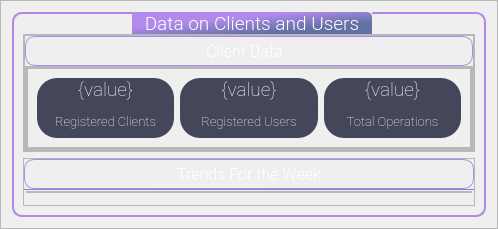
                        <widget class="QFrame" name="frame_103">
                         <property name="minimumSize">
                          <size>
                           <width>320</width>
                           <height>0</height>
                          </size>
                         </property>
                         <property name="frameShape">
                          <enum>QFrame::StyledPanel</enum>
                         </property>
                         <property name="frameShadow">
                          <enum>QFrame::Raised</enum>
                         </property>
                         <layout class="QHBoxLayout" name="horizontalLayout_16">
                          <item>
                           <widget class="QGroupBox" name="groupBox_6">
                            <property name="font">
                             <font>
                              <family>Roboto Light</family>
                              <pointsize>14</pointsize>
                             </font>
                            </property>
                            <property name="styleSheet">
                             <string notr="true">QGroupBox{margin-top: 5ex;
		border: 2px solid rgb(175, 137, 233);
		border-radius: 10px;
}
QGroupBox::title {
    subcontrol-origin: margin;
    subcontrol-position: top center; /* position at the top center */
    padding: 0px 10px;
    background-color:qlineargradient(spread:pad, x1:0.125, y1:0.562409, x2:0.51, y2:0.95, stop:0.00627353 rgba(178, 138, 236, 255), stop:0.984012 rgba(98, 114, 164, 255));
	border-top-right-radius: 5px;
	font: 25 26pt &quot;Roboto Light&quot;;    color:white;
}</string>
                            </property>
                            <property name="title">
                             <string>Data on Clients and Users</string>
                            </property>
                            <layout class="QVBoxLayout" name="verticalLayout_13">
                             <property name="topMargin">
                              <number>20</number>
                             </property>
                             <item>
                              <widget class="QFrame" name="frame_19">
                               <property name="frameShape">
                                <enum>QFrame::StyledPanel</enum>
                               </property>
                               <property name="frameShadow">
                                <enum>QFrame::Raised</enum>
                               </property>
                               <layout class="QHBoxLayout" name="horizontalLayout_44">
                                <property name="spacing">
                                 <number>0</number>
                                </property>
                                <property name="leftMargin">
                                 <number>0</number>
                                </property>
                                <property name="topMargin">
                                 <number>0</number>
                                </property>
                                <property name="rightMargin">
                                 <number>0</number>
                                </property>
                                <property name="bottomMargin">
                                 <number>0</number>
                                </property>
                                <item>
                                 <widget class="QFrame" name="frame_65">
                                  <property name="minimumSize">
                                   <size>
                                    <width>450</width>
                                    <height>0</height>
                                   </size>
                                  </property>
                                  <property name="maximumSize">
                                   <size>
                                    <width>16777215</width>
                                    <height>16777215</height>
                                   </size>
                                  </property>
                                  <property name="frameShape">
                                   <enum>QFrame::StyledPanel</enum>
                                  </property>
                                  <property name="frameShadow">
                                   <enum>QFrame::Raised</enum>
                                  </property>
                                  <layout class="QVBoxLayout" name="verticalLayout_61">
                                   <property name="spacing">
                                    <number>0</number>
                                   </property>
                                   <property name="leftMargin">
                                    <number>0</number>
                                   </property>
                                   <property name="topMargin">
                                    <number>0</number>
                                   </property>
                                   <property name="rightMargin">
                                    <number>0</number>
                                   </property>
                                   <property name="bottomMargin">
                                    <number>0</number>
                                   </property>
                                   <item>
                                    <widget class="QFrame" name="frame_79">
                                     <property name="minimumSize">
                                      <size>
                                       <width>0</width>
                                       <height>30</height>
                                      </size>
                                     </property>
                                     <property name="maximumSize">
                                      <size>
                                       <width>16777215</width>
                                       <height>30</height>
                                      </size>
                                     </property>
                                     <property name="styleSheet">
                                      <string notr="true">QFrame{
	border: 1px solid rgb(175, 137, 233);
    border-radius: 10px;
}</string>
                                     </property>
                                     <property name="frameShape">
                                      <enum>QFrame::StyledPanel</enum>
                                     </property>
                                     <property name="frameShadow">
                                      <enum>QFrame::Raised</enum>
                                     </property>
                                     <layout class="QHBoxLayout" name="horizontalLayout_85">
                                      <property name="spacing">
                                       <number>0</number>
                                      </property>
                                      <property name="leftMargin">
                                       <number>0</number>
                                      </property>
                                      <property name="topMargin">
                                       <number>0</number>
                                      </property>
                                      <property name="bottomMargin">
                                       <number>0</number>
                                      </property>
                                      <item>
                                       <widget class="QLabel" name="allbooksLable_9">
                                        <property name="font">
                                         <font>
                                          <family>Roboto Light</family>
                                          <pointsize>12</pointsize>
                                         </font>
                                        </property>
                                        <property name="styleSheet">
                                         <string notr="true">color:white;
border:none;</string>
                                        </property>
                                        <property name="text">
                                         <string>Client Data</string>
                                        </property>
                                        <property name="alignment">
                                         <set>Qt::AlignCenter</set>
                                        </property>
                                       </widget>
                                      </item>
                                     </layout>
                                    </widget>
                                   </item>
                                   <item>
                                    <widget class="QFrame" name="frame_80">
                                     <property name="frameShape">
                                      <enum>QFrame::StyledPanel</enum>
                                     </property>
                                     <property name="frameShadow">
                                      <enum>QFrame::Raised</enum>
                                     </property>
                                     <layout class="QVBoxLayout" name="verticalLayout_62">
                                      <property name="spacing">
                                       <number>0</number>
                                      </property>
                                      <property name="leftMargin">
                                       <number>0</number>
                                      </property>
                                      <property name="topMargin">
                                       <number>0</number>
                                      </property>
                                      <property name="rightMargin">
                                       <number>0</number>
                                      </property>
                                      <property name="bottomMargin">
                                       <number>0</number>
                                      </property>
                                      <item>
                                       <widget class="QFrame" name="frame_81">
                                        <property name="frameShape">
                                         <enum>QFrame::StyledPanel</enum>
                                        </property>
                                        <property name="frameShadow">
                                         <enum>QFrame::Raised</enum>
                                        </property>
                                        <layout class="QHBoxLayout" name="horizontalLayout_46">
                                         <property name="spacing">
                                          <number>0</number>
                                         </property>
                                         <property name="leftMargin">
                                          <number>0</number>
                                         </property>
                                         <property name="topMargin">
                                          <number>0</number>
                                         </property>
                                         <property name="rightMargin">
                                          <number>0</number>
                                         </property>
                                         <property name="bottomMargin">
                                          <number>0</number>
                                         </property>
                                         <item>
                                          <widget class="QFrame" name="bookCatPie_2">
                                           <layout class="QVBoxLayout" name="verticalLayout_14">
                                            <property name="spacing">
                                             <number>0</number>
                                            </property>
                                            <property name="leftMargin">
                                             <number>0</number>
                                            </property>
                                            <property name="topMargin">
                                             <number>0</number>
                                            </property>
                                            <property name="rightMargin">
                                             <number>0</number>
                                            </property>
                                            <property name="bottomMargin">
                                             <number>0</number>
                                            </property>
                                            <item>
                                             <widget class="QFrame" name="frame_17">
                                              <property name="frameShape">
                                               <enum>QFrame::NoFrame</enum>
                                              </property>
                                              <property name="frameShadow">
                                               <enum>QFrame::Plain</enum>
                                              </property>
                                              <layout class="QHBoxLayout" name="horizontalLayout_24">
                                               <property name="spacing">
                                                <number>0</number>
                                               </property>
                                               <property name="leftMargin">
                                                <number>0</number>
                                               </property>
                                               <property name="topMargin">
                                                <number>0</number>
                                               </property>
                                               <property name="rightMargin">
                                                <number>0</number>
                                               </property>
                                               <property name="bottomMargin">
                                                <number>0</number>
                                               </property>
                                               <item>
                                                <widget class="QWidget" name="pieChart" native="true"/>
                                               </item>
                                               <item>
                                                <widget class="QWidget" name="explodedPie" native="true"/>
                                               </item>
                                              </layout>
                                             </widget>
                                            </item>
                                            <item>
                                             <widget class="QFrame" name="frame_20">
                                              <property name="maximumSize">
                                               <size>
                                                <width>16777215</width>
                                                <height>80</height>
                                               </size>
                                              </property>
                                              <property name="frameShape">
                                               <enum>QFrame::StyledPanel</enum>
                                              </property>
                                              <property name="frameShadow">
                                               <enum>QFrame::Raised</enum>
                                              </property>
                                              <layout class="QHBoxLayout" name="horizontalLayout_51">
                                               <item>
                                                <widget class="QLabel" name="stClients">
                                                 <property name="font">
                                                  <font>
                                                   <family>Roboto Thin</family>
                                                   <pointsize>4</pointsize>
                                                   <weight>50</weight>
                                                   <italic>false</italic>
                                                   <bold>false</bold>
                                                  </font>
                                                 </property>
                                                 <property name="styleSheet">
                                                  <string notr="true">QLabel{
	border-radius: 20px;
	background-color: rgb(68, 71, 90);
	color: white;
}</string>
                                                 </property>
                                                 <property name="text">
                                                  <string>&lt;html&gt;&lt;head/&gt;&lt;body&gt;&lt;p align=&quot;center&quot;&gt;&lt;span style=&quot; font-size:14pt;&quot;&gt;{value}&lt;/span&gt;&lt;/p&gt;&lt;p align=&quot;center&quot;&gt;&lt;span style=&quot; font-size:10pt;&quot;&gt;Registered Clients&lt;/span&gt;&lt;/p&gt;&lt;p&gt;&lt;br/&gt;&lt;/p&gt;&lt;/body&gt;&lt;/html&gt;</string>
                                                 </property>
                                                 <property name="alignment">
                                                  <set>Qt::AlignLeading|Qt::AlignLeft|Qt::AlignVCenter</set>
                                                 </property>
                                                </widget>
                                               </item>
                                               <item>
                                                <widget class="QLabel" name="stUsers">
                                                 <property name="font">
                                                  <font>
                                                   <family>Roboto Thin</family>
                                                   <pointsize>4</pointsize>
                                                   <weight>50</weight>
                                                   <italic>false</italic>
                                                   <bold>false</bold>
                                                  </font>
                                                 </property>
                                                 <property name="styleSheet">
                                                  <string notr="true">QLabel{
	border-radius: 20px;
	background-color: rgb(68, 71, 90);
	color: white;
}</string>
                                                 </property>
                                                 <property name="text">
                                                  <string>&lt;html&gt;&lt;head/&gt;&lt;body&gt;&lt;p align=&quot;center&quot;&gt;&lt;span style=&quot; font-size:14pt;&quot;&gt;{value}&lt;/span&gt;&lt;/p&gt;&lt;p align=&quot;center&quot;&gt;&lt;span style=&quot; font-size:10pt;&quot;&gt;Registered Users&lt;/span&gt;&lt;/p&gt;&lt;p&gt;&lt;br/&gt;&lt;/p&gt;&lt;/body&gt;&lt;/html&gt;</string>
                                                 </property>
                                                 <property name="alignment">
                                                  <set>Qt::AlignLeading|Qt::AlignLeft|Qt::AlignVCenter</set>
                                                 </property>
                                                </widget>
                                               </item>
                                               <item>
                                                <widget class="QLabel" name="stOperations">
                                                 <property name="font">
                                                  <font>
                                                   <family>Roboto Thin</family>
                                                   <pointsize>4</pointsize>
                                                   <weight>50</weight>
                                                   <italic>false</italic>
                                                   <bold>false</bold>
                                                  </font>
                                                 </property>
                                                 <property name="styleSheet">
                                                  <string notr="true">QLabel{
	border-radius: 20px;
	background-color: rgb(68, 71, 90);
	color: white;
}</string>
                                                 </property>
                                                 <property name="text">
                                                  <string>&lt;html&gt;&lt;head/&gt;&lt;body&gt;&lt;p align=&quot;center&quot;&gt;&lt;span style=&quot; font-size:14pt;&quot;&gt;{value}&lt;/span&gt;&lt;/p&gt;&lt;p align=&quot;center&quot;&gt;&lt;span style=&quot; font-size:10pt;&quot;&gt;Total Operations&lt;/span&gt;&lt;/p&gt;&lt;p&gt;&lt;br/&gt;&lt;/p&gt;&lt;/body&gt;&lt;/html&gt;</string>
                                                 </property>
                                                 <property name="alignment">
                                                  <set>Qt::AlignLeading|Qt::AlignLeft|Qt::AlignVCenter</set>
                                                 </property>
                                                </widget>
                                               </item>
                                              </layout>
                                             </widget>
                                            </item>
                                           </layout>
                                          </widget>
                                         </item>
                                        </layout>
                                       </widget>
                                      </item>
                                     </layout>
                                    </widget>
                                   </item>
                                  </layout>
                                 </widget>
                                </item>
                               </layout>
                              </widget>
                             </item>
                             <item>
                              <widget class="QFrame" name="frame_69">
                               <property name="minimumSize">
                                <size>
                                 <width>0</width>
                                 <height>0</height>
                                </size>
                               </property>
                               <property name="frameShape">
                                <enum>QFrame::StyledPanel</enum>
                               </property>
                               <property name="frameShadow">
                                <enum>QFrame::Raised</enum>
                               </property>
                               <layout class="QVBoxLayout" name="verticalLayout_65">
                                <property name="spacing">
                                 <number>0</number>
                                </property>
                                <property name="leftMargin">
                                 <number>0</number>
                                </property>
                                <property name="topMargin">
                                 <number>0</number>
                                </property>
                                <property name="rightMargin">
                                 <number>0</number>
                                </property>
                                <property name="bottomMargin">
                                 <number>0</number>
                                </property>
                                <item>
                                 <widget class="QFrame" name="frame_83">
                                  <property name="minimumSize">
                                   <size>
                                    <width>0</width>
                                    <height>30</height>
                                   </size>
                                  </property>
                                  <property name="maximumSize">
                                   <size>
                                    <width>16777215</width>
                                    <height>30</height>
                                   </size>
                                  </property>
                                  <property name="styleSheet">
                                   <string notr="true">QFrame{
	border: 1px solid rgb(175, 137, 233);
    border-radius: 10px;
}</string>
                                  </property>
                                  <property name="frameShape">
                                   <enum>QFrame::NoFrame</enum>
                                  </property>
                                  <property name="frameShadow">
                                   <enum>QFrame::Raised</enum>
                                  </property>
                                  <layout class="QHBoxLayout" name="horizontalLayout_88">
                                   <property name="spacing">
                                    <number>0</number>
                                   </property>
                                   <property name="leftMargin">
                                    <number>0</number>
                                   </property>
                                   <property name="topMargin">
                                    <number>0</number>
                                   </property>
                                   <property name="rightMargin">
                                    <number>0</number>
                                   </property>
                                   <property name="bottomMargin">
                                    <number>0</number>
                                   </property>
                                   <item>
                                    <widget class="QLabel" name="allbooksLable_38">
                                     <property name="font">
                                      <font>
                                       <family>Roboto Light</family>
                                       <pointsize>12</pointsize>
                                      </font>
                                     </property>
                                     <property name="styleSheet">
                                      <string notr="true">color:white;
border: none;</string>
                                     </property>
                                     <property name="text">
                                      <string>Trends For the Week</string>
                                     </property>
                                     <property name="alignment">
                                      <set>Qt::AlignCenter</set>
                                     </property>
                                    </widget>
                                   </item>
                                  </layout>
                                 </widget>
                                </item>
                                <item>
                                 <widget class="QFrame" name="frame_102">
                                  <property name="frameShape">
                                   <enum>QFrame::NoFrame</enum>
                                  </property>
                                  <property name="frameShadow">
                                   <enum>QFrame::Plain</enum>
                                  </property>
                                  <layout class="QHBoxLayout" name="horizontalLayout_89">
                                   <property name="spacing">
                                    <number>0</number>
                                   </property>
                                   <property name="leftMargin">
                                    <number>0</number>
                                   </property>
                                   <property name="topMargin">
                                    <number>0</number>
                                   </property>
                                   <property name="rightMargin">
                                    <number>0</number>
                                   </property>
                                   <property name="bottomMargin">
                                    <number>0</number>
                                   </property>
                                   <item>
                                    <widget class="QGroupBox" name="groupBox_10">
                                     <property name="minimumSize">
                                      <size>
                                       <width>0</width>
                                       <height>0</height>
                                      </size>
                                     </property>
                                     <property name="maximumSize">
                                      <size>
                                       <width>800</width>
                                       <height>500</height>
                                      </size>
                                     </property>
                                     <property name="styleSheet">
                                      <string notr="true">QGroupBox{
		border:none;
		border-top: 1px solid qlineargradient(spread:pad, x1:0.392, y1:0.170364, x2:0.51, y2:0.95, stop:0.00627353 rgba(178, 138, 236, 255), stop:0.984012 rgba(98, 114, 164, 255));
		border-radius: 30px;
}
</string>
                                     </property>
                                     <property name="title">
                                      <string/>
                                     </property>
                                     <layout class="QVBoxLayout" name="verticalLayout_66">
                                      <property name="spacing">
                                       <number>0</number>
                                      </property>
                                      <property name="leftMargin">
                                       <number>0</number>
                                      </property>
                                      <property name="topMargin">
                                       <number>0</number>
                                      </property>
                                      <property name="rightMargin">
                                       <number>0</number>
                                      </property>
                                      <property name="bottomMargin">
                                       <number>10</number>
                                      </property>
                                      <item>
                                       <widget class="QFrame" name="frame_104">
                                        <property name="frameShape">
                                         <enum>QFrame::StyledPanel</enum>
                                        </property>
                                        <property name="frameShadow">
                                         <enum>QFrame::Raised</enum>
                                        </property>
                                        <layout class="QHBoxLayout" name="horizontalLayout_90">
                                         <property name="spacing">
                                          <number>0</number>
                                         </property>
                                         <property name="leftMargin">
                                          <number>0</number>
                                         </property>
                                         <property name="topMargin">
                                          <number>0</number>
                                         </property>
                                         <property name="rightMargin">
                                          <number>0</number>
                                         </property>
                                         <property name="bottomMargin">
                                          <number>0</number>
                                         </property>
                                         <item>
                                          <widget class="QWidget" name="clientPlot" native="true">
                                           <property name="minimumSize">
                                            <size>
                                             <width>0</width>
                                             <height>0</height>
                                            </size>
                                           </property>
                                           <property name="maximumSize">
                                            <size>
                                             <width>800</width>
                                             <height>400</height>
                                            </size>
                                           </property>
                                           <property name="styleSheet">
                                            <string notr="true">QGroupBox{
		border: none;
}</string>
                                           </property>
                                          </widget>
                                         </item>
                                        </layout>
                                       </widget>
                                      </item>
                                     </layout>
                                    </widget>
                                   </item>
                                  </layout>
                                 </widget>
                                </item>
                               </layout>
                              </widget>
                             </item>
                            </layout>
                           </widget>
                          </item>
                         </layout>
                        </widget>
